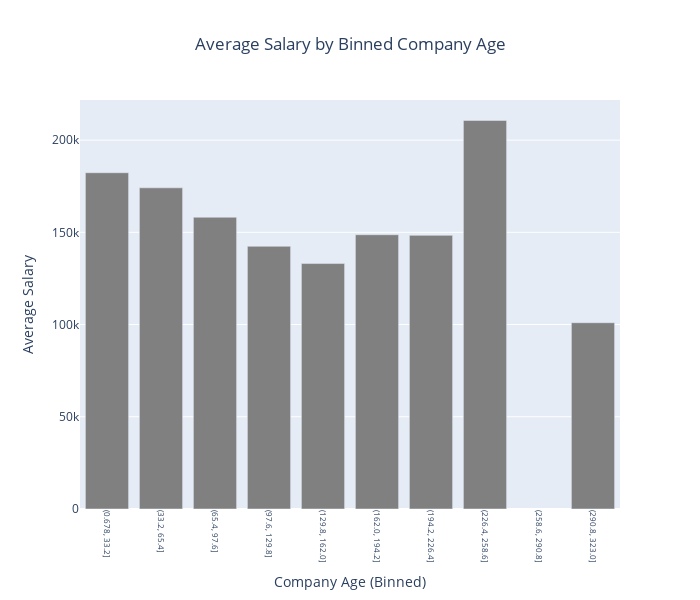

Notebook code for this chart:
### Markdown cell above
# Age and Salary

### Code cell
temp = df[df["Company Age"] != -1]
bins = 10
temp['Company Age Binned'] = pd.cut(temp['Company Age'], bins=bins)
grouped_data = temp.groupby('Company Age Binned')['Average Salary'].mean()
fig = go.Figure(
    data=[
        go.Bar(
            x=grouped_data.index.astype(str),
            y=grouped_data.values,
            marker_color="gray"
        )
    ]
)

fig.update_layout(
    title="Average Salary by Binned Company Age",
    xaxis_title="Company Age (Binned)",
    yaxis_title="Average Salary",
    title_x=0.5,
    height=600,
    width=700,
    xaxis_tickangle=90,
    xaxis_tickfont_size=8
)
fig.show()

### Figure 1 — Plotly figure (JSON) as saved in the notebook; plotly's stock layout.template omitted (floating-point values rounded to 4 significant figures)
{"data": [{"marker": {"color": "gray"}, "type": "bar", "x": ["(0.678, 33.2]", "(33.2, 65.4]", "(65.4, 97.6]", "(97.6, 129.8]", "(129.8, 162.0]", "(162.0, 194.2]", "(194.2, 226.4]", "(226.4, 258.6]", "(258.6, 290.8]", "(290.8, 323.0]"], "y": [182300.0, 174100.0, 158200.0, 142400.0, 133100.0, 148700.0, 148400.0, 210700.0, null, 101000]}], "layout": {"height": 600, "title": {"text": "Average Salary by Binned Company Age", "x": 0.5}, "width": 700, "xaxis": {"tickangle": 90, "tickfont": {"size": 8}, "title": {"text": "Company Age (Binned)"}}, "yaxis": {"title": {"text": "Average Salary"}}}}
